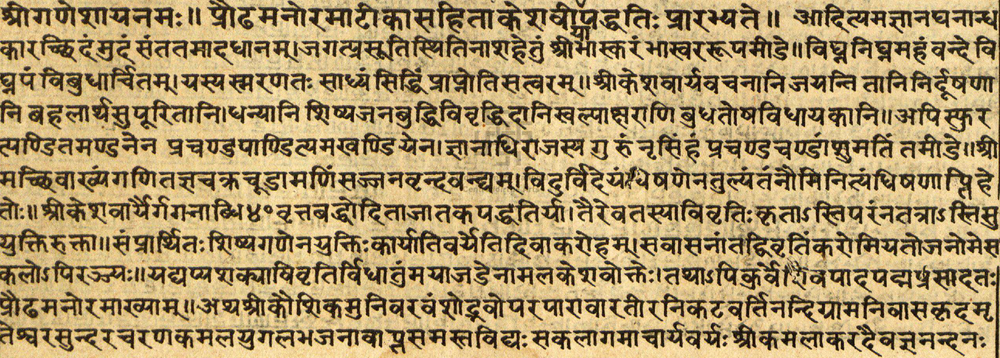
#> input picture frontend/showcase_original_manuscript.png, 1000 x 358 px, shrunk from 1912 x 684 before the run
$ python -i layer1_restore.py   (imports and definitions only)
#> lines starting #> are read from the running program, lines starting #| are printed output that depends on the picture
#> further down, picture is the input picture: shape (358, 1000, 3); mean B, G, R 107, 151.4, 173.8
from __future__ import annotations
from dataclasses import dataclass
from typing import Dict, Any
import cv2
import numpy as np

from core.io_utils import bgr_to_gray, safe_uint8, write_image
from core.artifact_store import ArtifactStore


@dataclass
class Layer1Output:
    tone_bgr: np.ndarray
    balanced_bgr: np.ndarray
    binary_u8: np.ndarray
    separator_mask_u8: np.ndarray
    metrics: Dict[str, Any]
    debug: Dict[str, Any]


def _estimate_background(gray_u8: np.ndarray, ksize: int = 35) -> np.ndarray:
    k = max(3, int(ksize) | 1)
    return cv2.GaussianBlur(gray_u8, (k, k), 0)


# [17 lines left out: functions _flatten_illumination, _ink_balance, not called in this run]


def _detect_orange_red_separators(bgr: np.ndarray, sat_min: int = 60, val_min: int = 40) -> np.ndarray:
#> called with sat_min = 60, val_min = 40
    hsv = cv2.cvtColor(bgr, cv2.COLOR_BGR2HSV)
#> hsv: shape (358, 1000, 3); mean H, S, V 26.2, 105.1, 174

    lower_red1 = np.array([0, sat_min, val_min])
    upper_red1 = np.array([12, 255, 255])

    lower_red2 = np.array([160, sat_min, val_min])
    upper_red2 = np.array([180, 255, 255])

    mask1 = cv2.inRange(hsv, lower_red1, upper_red1)
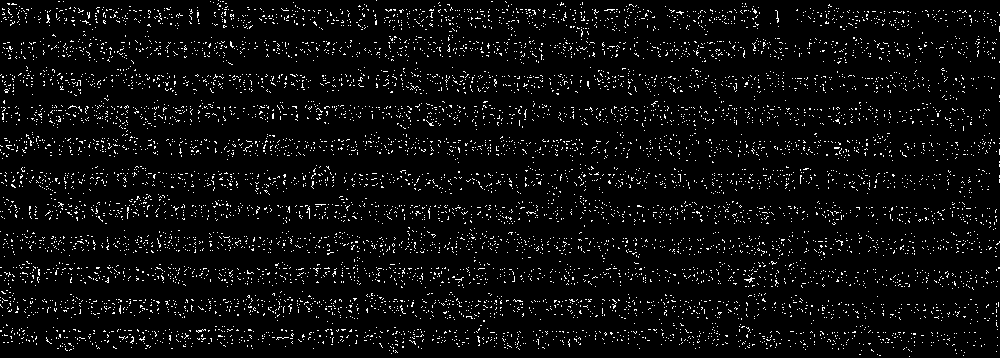
#> mask1: shape (358, 1000); 4.7% white in thin lines or dots
    mask2 = cv2.inRange(hsv, lower_red2, upper_red2)
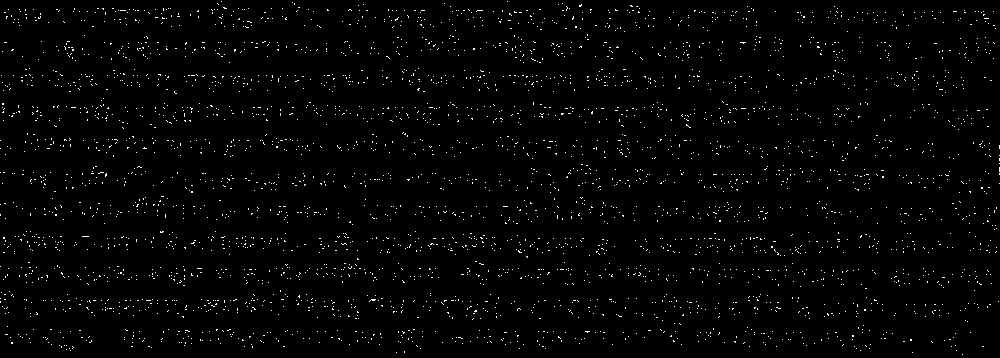
#> mask2: shape (358, 1000); 1.5% white in thin lines or dots

    mask = cv2.bitwise_or(mask1, mask2)
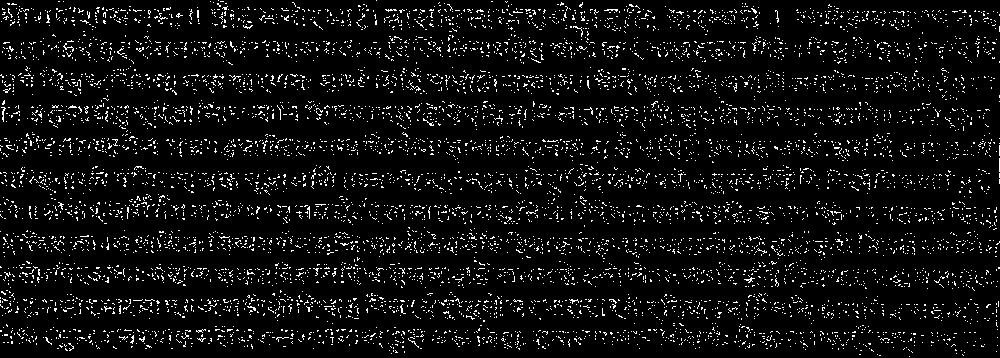
#> mask: shape (358, 1000); 6.2% white in thin lines or dots
    kernel = cv2.getStructuringElement(cv2.MORPH_ELLIPSE, (3, 3))
    mask = cv2.dilate(mask, kernel, iterations=1)
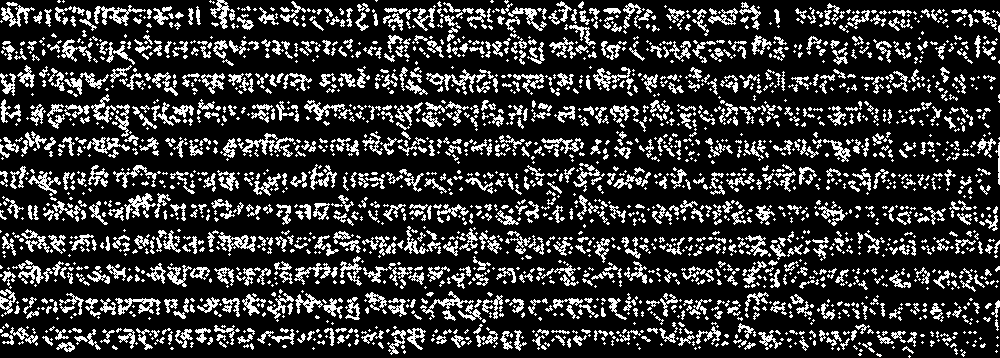
#> mask: shape (358, 1000); 20.8% white in thin lines or dots
    return mask


# [93 lines left out: functions _binarize_for_structure, run_layer1_restore, not called in this run]

>>> import cv2
>>> picture = cv2.imread('../frontend/showcase_original_manuscript.png')
>>> result = _detect_orange_red_separators(picture)
